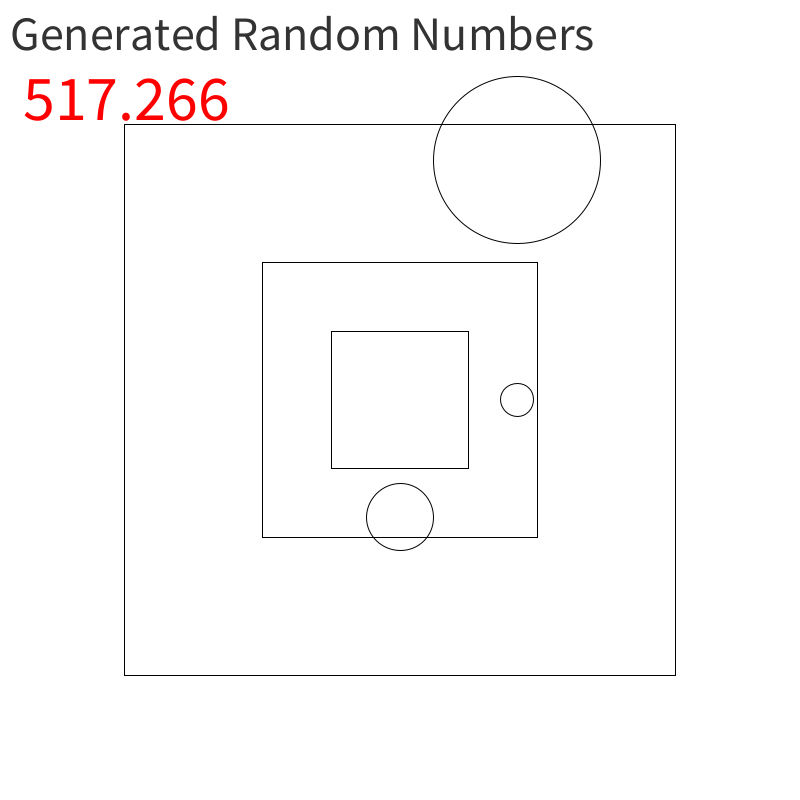
Frame 1 (no input)
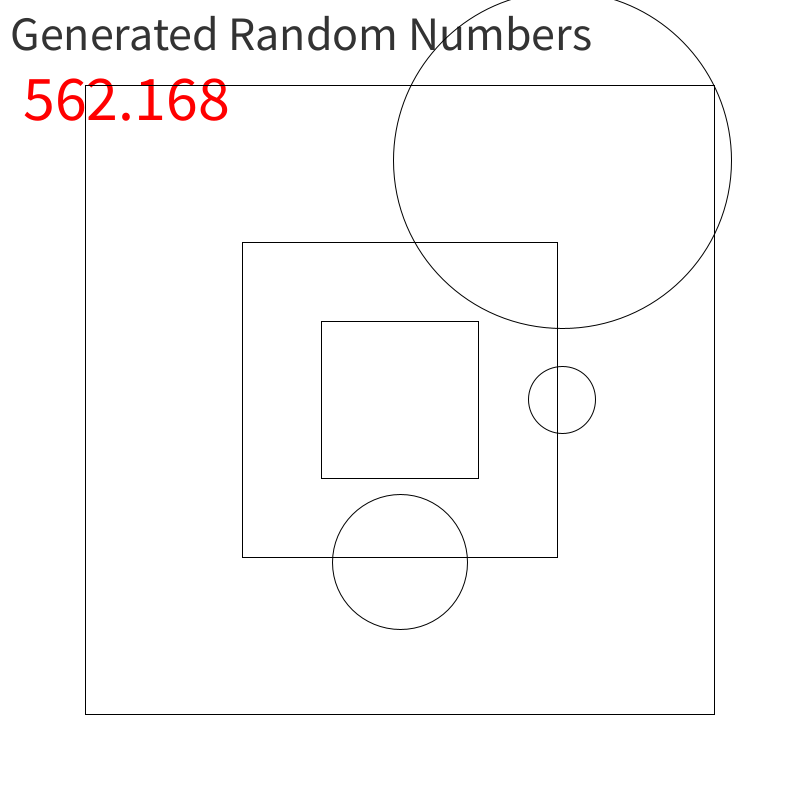
Frame 60 (the mouse pressed at the canvas centre just before this capture)
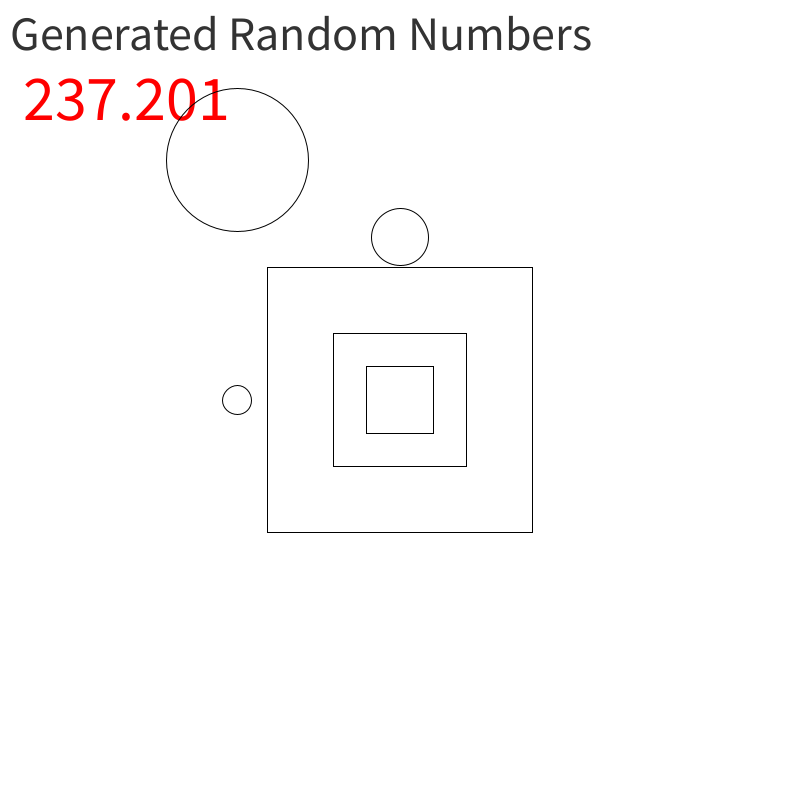
Frame 120 (the mouse held since frame 60 and released just before this capture)

The Processing sketch that drew these frames (run headless with seeded random() and noise(); from frame 60 on, the mouse is pressed at the canvas centre):

// Processing sketch: week05_alptugan_RandomFunction_01
// ── week05_alptugan_RandomFunction_01.pde
// The following variable will hold the random() function's values
float randomGen;
float rndRadGen;

// IDE: Integrated Development Environment

void setup() {
  // set the window position
  surface.setLocation(100, 200);

  // Set size of the Processing window
  size(800, 800);

  // There are 3 ways to set fill color
  // set background color
  background(255, 255, 255); // setting r,g,b, values must be in 0 - 255
  // Grayscale color
  //background(255);         // settig grayscale, values must be in 0 - 255
  // Hexadecimal color
  //background(#ffcc00);     // setting hexademical values
}

void draw() {
  background(255, 255, 255);

  randomGen = random(0, width);
  rndRadGen = random(10, 100);

  //println();
  fill(#333333);
  textSize(48);
  text("Generated Random Numbers", 10, 50); 

  textSize(64);
  fill(#ff0000);
  text(randomGen, 10, 120);

  noFill();
  circle(randomGen, height / 2, rndRadGen);
  circle(width/2, randomGen, rndRadGen*2*-1);
  circle(randomGen, height / 5, rndRadGen*5);

  rectMode(CENTER);
  rect(width/2, height/2, (rndRadGen + randomGen) * 0.25, (rndRadGen + randomGen) * 0.25);
  rect(width/2, height/2, (rndRadGen + randomGen) * 0.5, (rndRadGen + randomGen) * 0.5);
  rect(width/2, height/2, rndRadGen + randomGen, rndRadGen + randomGen);
}
